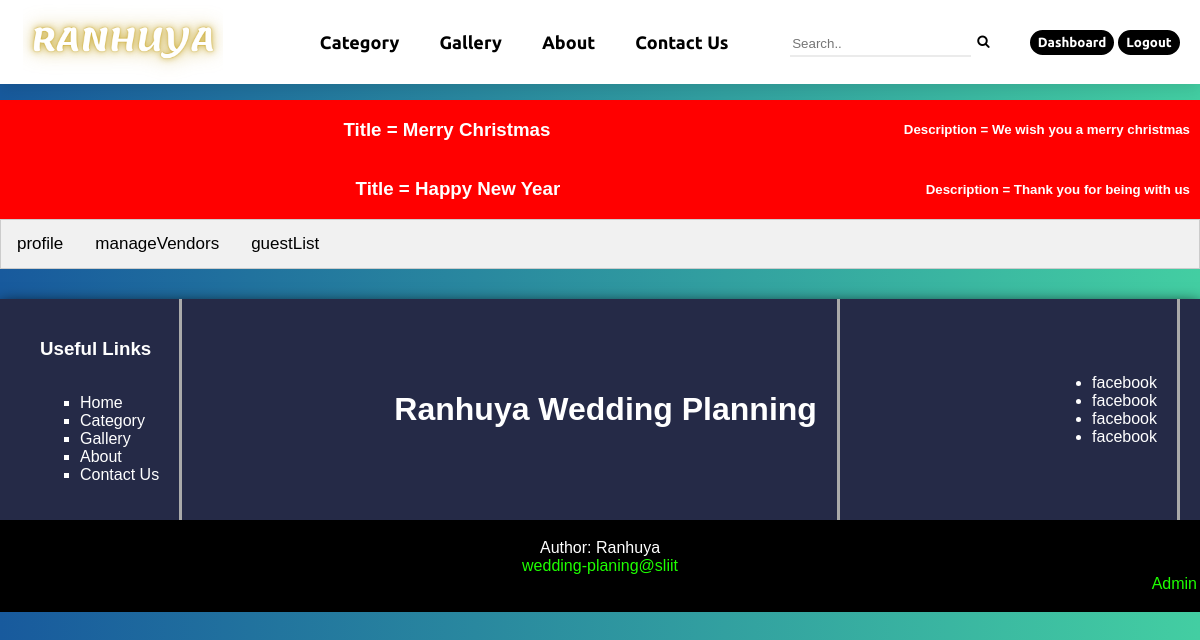
Page /customerDashboard.php (signed in) on the committed database.
### tables this page shows
CREATE TABLE Announcement(
    annID INT AUTO_INCREMENT PRIMARY KEY NOT NULL,
	adminID INT ,
	title varchar(30),
	user_type varchar(30),
	publish_date Date,
	annDescription varchar(300),
	CONSTRAINT AnnadminID_fk FOREIGN KEY (adminID) REFERENCES Admin(adminID) ON DELETE SET NULL
);

### customerDashboard.php (the view, shortened to what this page needs)
<?php
    $title = 'Customer Dashboard'; include("header.php");
?>
<link rel="stylesheet" href="./assets/css/customerDashboard.css">
<link rel="stylesheet" href="./assets/css/admin.css">
<section class="adminAnnouncement">
    <?php
        $today = date("Y-m-d");
        $sql = "SELECT * from Announcement
                WHERE
                    user_type = 'customer' AND
                    publish_date = '" . $today . "'
        ";
        $result = $conn->query($sql);
        if ($result->num_rows > 0) {
            while ($row = $result->fetch_assoc()) {
            echo "
                <div class='announcements'>
                    <h3>Title = ". $row["title"] ."</h3>
                    <h5>Description = ". $row["annDescription"] ."</h5>
                </div>
                ";
            }
        } else {
            echo "
                <div class='announcements'>
                    <h3>No Announcements Today!</h3>
                </div>
                ";
        }
    ?>
</section>
<section>
    <div class="tab">
        <button class="tablinks" onclick="openTab(event, 'profile')" id="defaultOpen">profile</button>
        <button class="tablinks" onclick="openTab(event, 'manageVendors')">manageVendors</button>
        <button class="tablinks" onclick="openTab(event, 'guestList')">guestList</button>
    </div>
</section>
<?php include("footer.php"); ?>

### assets/css/main.css (style rules this page uses)
html, body { margin: 0; padding: 0; font-family: 'Ubuntu', sans-serif; }
.announcements { background-color: #ff0000; color: white; display: flex; }
.announcements h3, h5 { margin-left: auto; margin-right: 10px; }

### assets/css/customerDashboard.css (style rules this page uses)
.tab { overflow: hidden; border: 1px solid #ccc; background-color: #f1f1f1; }
.tab button { background-color: inherit; float: left; border: none; outline: none; cursor: pointer; padding: 14px 16px; transition: 0.3s; font-size: 17px; }

### assets/css/admin.css (style rules this page uses)
body { background: #43cea2; background: -webkit-linear-gradient(to right, #185a9d, #43cea2); background: linear-gradient(to right, #185a9d, #43cea2); }
body { font-family: Arial; }
.tab { overflow: hidden; background-color: #f1f1f1; }
.tab button { background-color: inherit; float: left; border: none; outline: none; cursor: pointer; padding: 14px 16px; transition: 0.3s; font-size: 17px; }

### rows in the picture
announcement: title "Merry Christmas", annDescription "We wish you a merry christmas"
announcement: title "Happy New Year", annDescription "Thank you for being with us"
